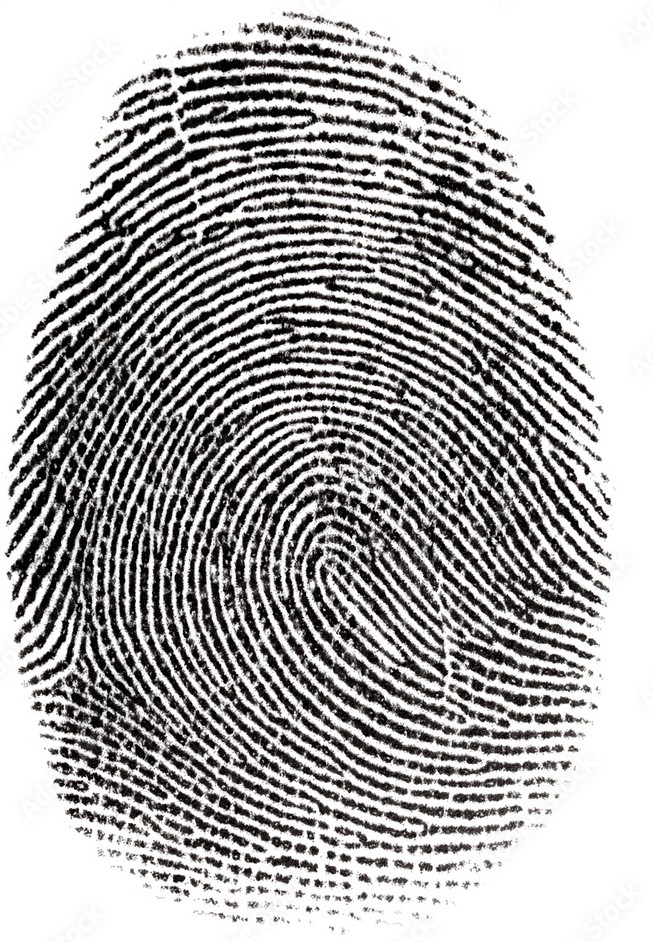
#> input picture assets/thumb.jpg, 653 x 942 px, found by its file name
$ jupyter execute Anisotropic-Diffusion.ipynb   (shell and % lines are left out)
#> lines starting #> are read from the running program, lines starting #| are printed output that depends on the picture
#> further down, img is the input picture: shape (942, 653, 3); mean B, G, R 171, 171.4, 173
<a href="https://colab.research.google.com/github/ranjanchoubey/cv-assignment/blob/master/Anisotropic-Diffusion.ipynb" target="_parent"></a>

# Anisotropic Diffusion

Anisotropic diffusion is a process that smooths an image while preserving edges. The diffusion equation is:

$$ \frac{\partial I}{\partial t} = \nabla \cdot (c(x, y, t) \nabla I) $$

where:
- $ I $ is the image intensity.
- $ \nabla $ is the gradient operator.
- $ c(x, y, t) $ is the diffusion coefficient, which controls the rate of diffusion and is typically a function of the image gradient to preserve edges.

The diffusion coefficient can be defined as:
1. $ c(x, y, t) = \exp\left(-\left(\frac{|\nabla I|}{K}\right)^2\right) $
2. $ c(x, y, t) = \frac{1}{1 + \left(\frac{|\nabla I|}{K}\right)^2} $

[cell 1]
import numpy as np
import cv2
import matplotlib.pyplot as plt

[cell 2]
def compute_gradients(img):
    # Compute the shifted images to get the north, south, east, and west neighbors
    north = np.roll(img, -1, axis=0)
    south = np.roll(img, 1, axis=0)
    east = np.roll(img, -1, axis=1)
    west = np.roll(img, 1, axis=1)
    return north, south, east, west

def compute_differences(img, north, south, east, west):
    # Calculate the differences between the original image and its neighbors
    delta_north = north - img
    delta_south = south - img
    delta_east = east - img
    delta_west = west - img
    return delta_north, delta_south, delta_east, delta_west

def compute_conduction(delta, kappa, option):
    # Compute the conduction coefficient based on the chosen option
    if option == 1:
        # Exponential conduction coefficient
        return np.exp(-(np.abs(delta) / kappa) ** 2)
    elif option == 2:
        # Reciprocal conduction coefficient
        return 1.0 / (1.0 + (np.abs(delta) / kappa) ** 2)

def update_image(img, gamma, c_north, c_south, c_east, c_west, delta_north, delta_south, delta_east, delta_west):
    # Update the image using the conduction coefficients and differences
    img += gamma * (c_north * delta_north + c_south * delta_south +
                    c_east * delta_east + c_west * delta_west)
    return img

def anisotropic_diffusion(img, num_iter=10, kappa=50, gamma=0.1, option=1):
    # Perform anisotropic diffusion on the image
    img = img.astype('float32')  # Convert image to float32 for processing
    for _ in range(num_iter):
        # Compute gradients and differences
        north, south, east, west = compute_gradients(img)
        delta_north, delta_south, delta_east, delta_west = compute_differences(img, north, south, east, west)

        # Compute conduction coefficients
        c_north = compute_conduction(delta_north, kappa, option)
        c_south = compute_conduction(delta_south, kappa, option)
        c_east = compute_conduction(delta_east, kappa, option)
        c_west = compute_conduction(delta_west, kappa, option)

        # Update the image
        img = update_image(img, gamma, c_north, c_south, c_east, c_west, delta_north, delta_south, delta_east, delta_west)
    return img

def plot_images(img, iterations, kappa_values):
    # Plot the original and diffused images for different iterations and kappa values
    plt.figure(figsize=(18, 10))
    plt.subplot(2, len(iterations) + 1, 1)
    plt.imshow(cv2.cvtColor(img.astype('uint8'), cv2.COLOR_BGR2RGB))
    plt.title('Original Image')
    plt.axis('off')

    for i, (num_iter, kappa) in enumerate(zip(iterations, kappa_values)):
        # Apply anisotropic diffusion and plot the result
        diffused_img = anisotropic_diffusion(img.copy(), num_iter=num_iter, kappa=kappa)
        plt.subplot(2, len(iterations) + 1, i + 2)
        plt.imshow(cv2.cvtColor(diffused_img.astype('uint8'), cv2.COLOR_BGR2RGB))
        plt.title(f'Diffused Image\n{num_iter} Iterations\nKappa={kappa}')
        plt.axis('off')
#> this loop made 7 passes
#> pass 1, in compute_gradients, `north = np.roll(img, -1, axis=0)`:
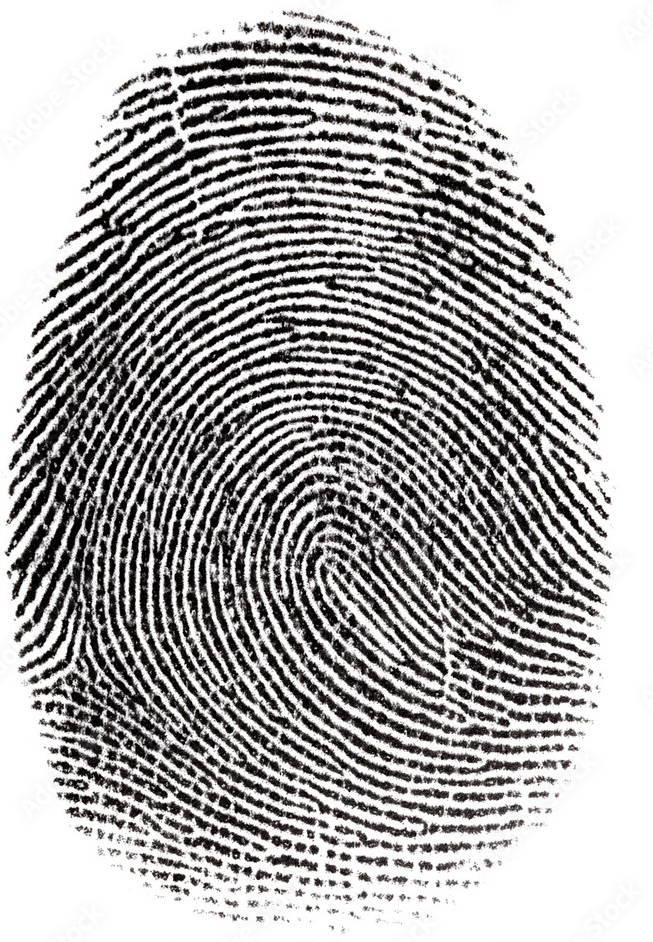
#> north: shape (942, 653, 3) float32; mean B, G, R 171.2, 171.6, 173.3
#> pass 1, in compute_gradients, `south = np.roll(img, 1, axis=0)`:
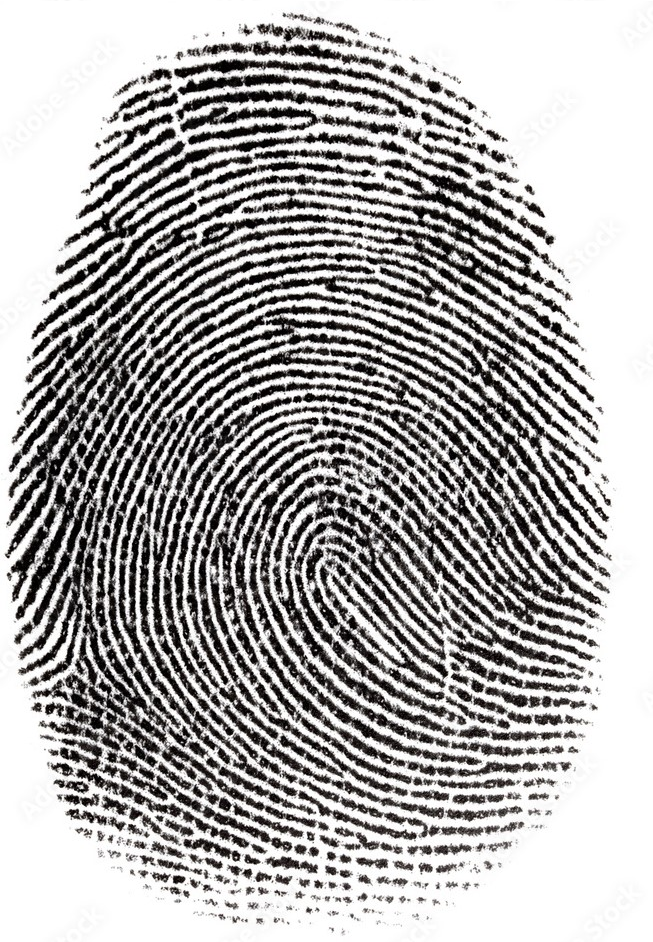
#> south: shape (942, 653, 3) float32; mean B, G, R 171.2, 171.6, 173.3
#> pass 1, in compute_gradients, `east = np.roll(img, -1, axis=1)`:
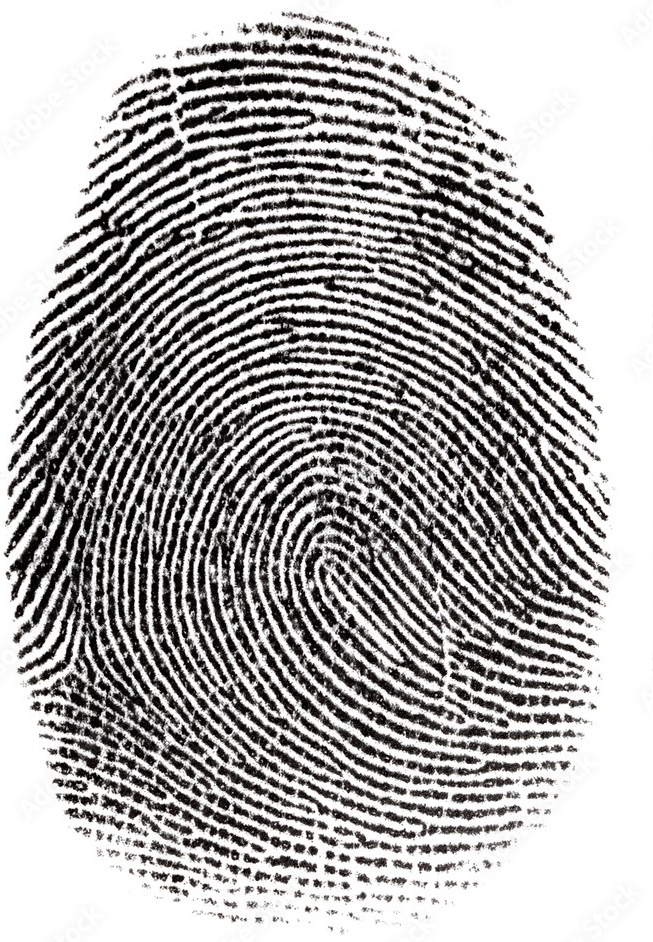
#> east: shape (942, 653, 3) float32; mean B, G, R 171.2, 171.6, 173.3
#> after the loop:
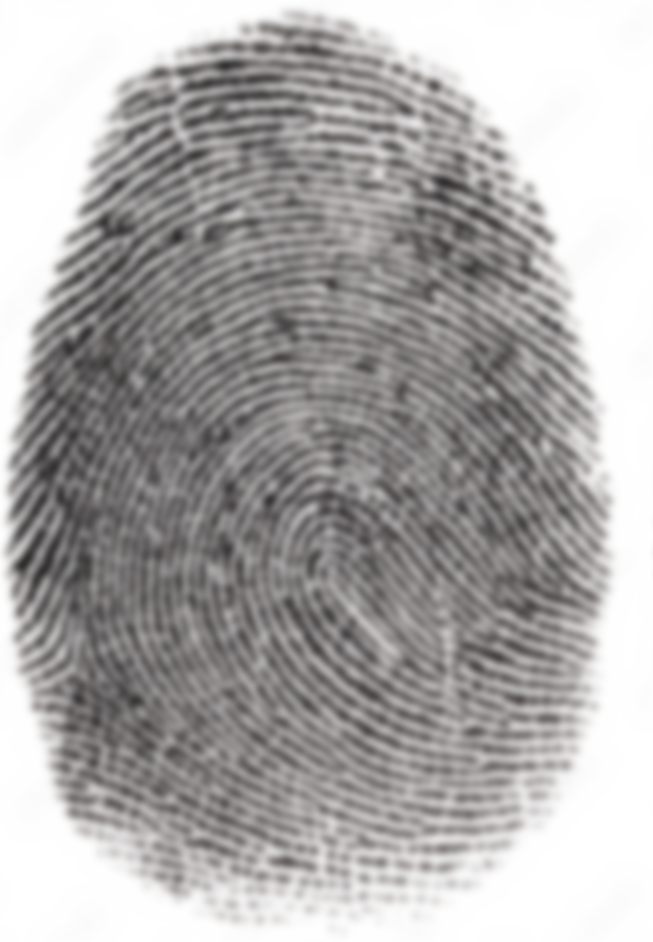
#> diffused_img: shape (942, 653, 3) float32; mean B, G, R 171.1, 171.5, 173.2

    plt.show()
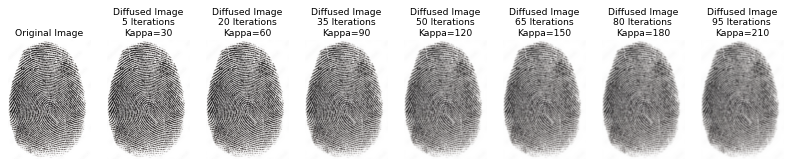
#> figure drawn by matplotlib, 8 panels

## Example :

[cell 3]
img = cv2.imread('./cv-assignment/assets/thumb.jpg') # Load a color image

iterations = [5, 20, 35, 50,65,80,95]  # Define the number of iterations for diffusion

kappa_values = [30, 60, 90, 120,150,180,210]  # Define the kappa values for diffusion

plot_images(img, iterations, kappa_values)  # Plot the images
